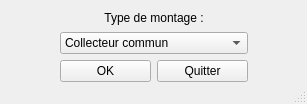
<?xml version="1.0" encoding="UTF-8"?>
<ui version="4.0">
 <class>MainWindow</class>
 <widget class="QMainWindow" name="MainWindow">
  <property name="enabled">
   <bool>true</bool>
  </property>
  <property name="geometry">
   <rect>
    <x>0</x>
    <y>0</y>
    <width>307</width>
    <height>104</height>
   </rect>
  </property>
  <property name="windowTitle">
   <string>Calculus Transistor</string>
  </property>
  <widget class="QWidget" name="centralwidget">
   <widget class="QWidget" name="">
    <property name="geometry">
     <rect>
      <x>60</x>
      <y>10</y>
      <width>188</width>
      <height>72</height>
     </rect>
    </property>
    <layout class="QVBoxLayout" name="verticalLayout">
     <item>
      <widget class="QLabel" name="label">
       <property name="text">
        <string>Type de montage :</string>
       </property>
       <property name="alignment">
        <set>Qt::AlignCenter</set>
       </property>
      </widget>
     </item>
     <item>
      <widget class="QComboBox" name="choix_montage">
       <item>
        <property name="text">
         <string>Collecteur commun</string>
        </property>
       </item>
       <item>
        <property name="text">
         <string>Emetteur commun NON dégénéré</string>
        </property>
       </item>
       <item>
        <property name="text">
         <string>Base commune</string>
        </property>
       </item>
       <item>
        <property name="text">
         <string>Emetteur commun dégénéré</string>
        </property>
       </item>
      </widget>
     </item>
     <item>
      <layout class="QHBoxLayout" name="horizontalLayout">
       <item>
        <widget class="QPushButton" name="BP_valide_choix">
         <property name="text">
          <string>OK</string>
         </property>
        </widget>
       </item>
       <item>
        <widget class="QPushButton" name="BP_quitter">
         <property name="text">
          <string>Quitter</string>
         </property>
        </widget>
       </item>
      </layout>
     </item>
    </layout>
   </widget>
  </widget>
  <widget class="QMenuBar" name="menubar">
   <property name="geometry">
    <rect>
     <x>0</x>
     <y>0</y>
     <width>307</width>
     <height>21</height>
    </rect>
   </property>
  </widget>
  <widget class="QStatusBar" name="statusbar"/>
 </widget>
 <resources/>
 <connections/>
</ui>
